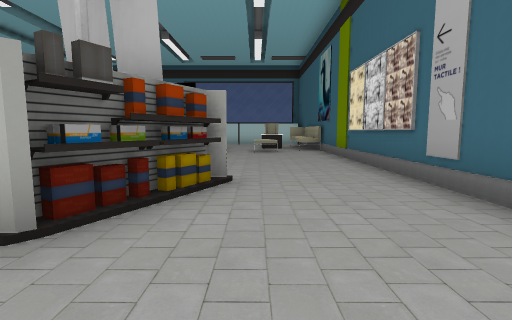
View 1 (above)

23 first-person views from a walk through a Unity game level. The camera is 1.3 m above the floor, tilts 6° down and sees 85° across. Doors are open. The floor is counted in squares, 1.84 m on a side. Each view is taken from the middle of a square. On the plan, view 1 faces up. The plan holds only what a view shows up to about 10 squares ahead; the rest is blank. The place goes on beyond the plan. The player is left out.

View 2
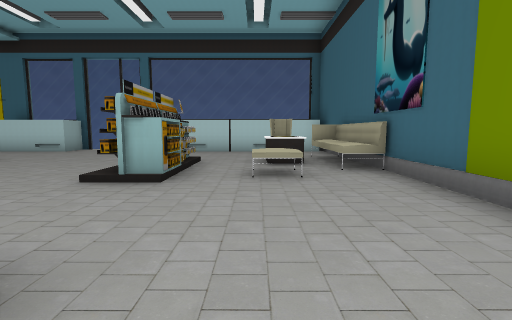

View 3
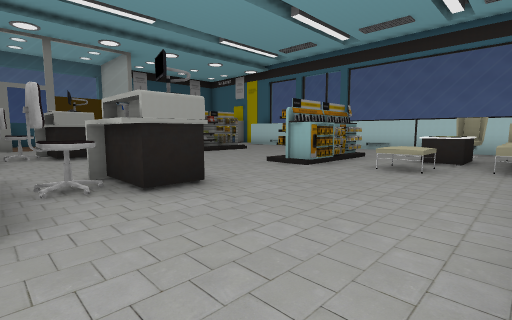

View 4
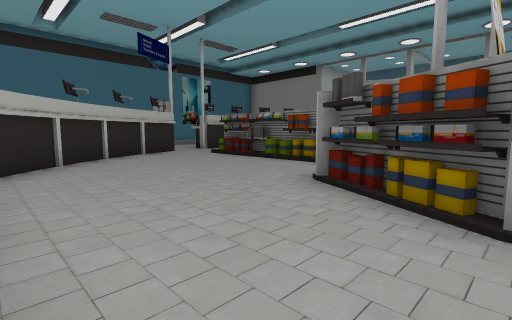

View 5
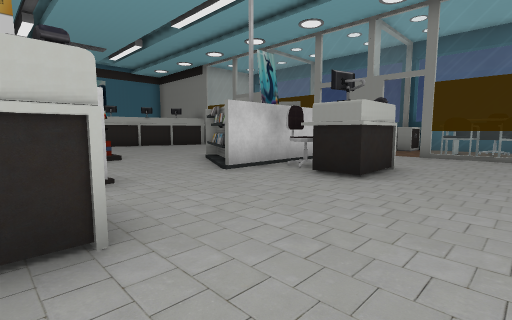

View 6
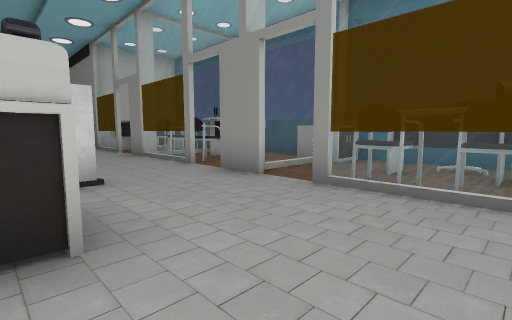

View 7
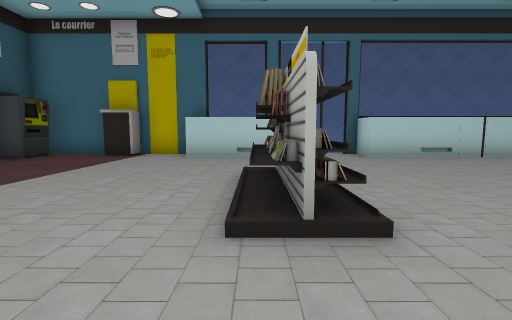

View 8
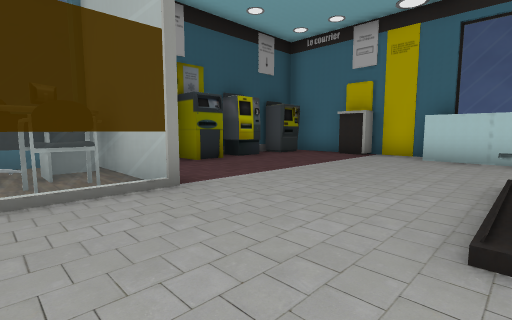

View 9
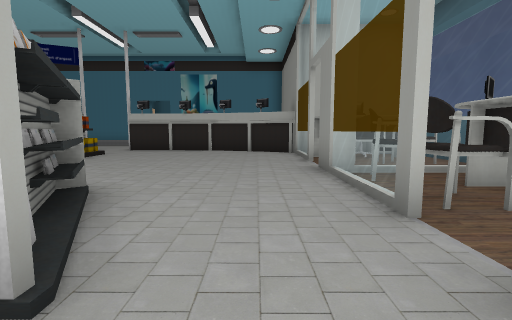

View 10
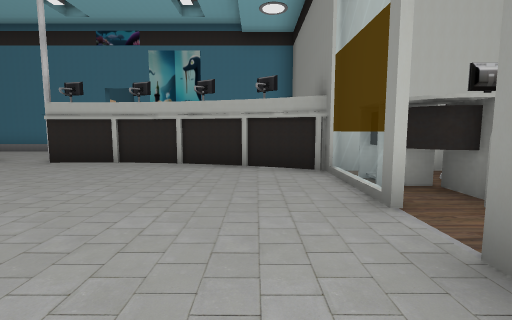

View 11
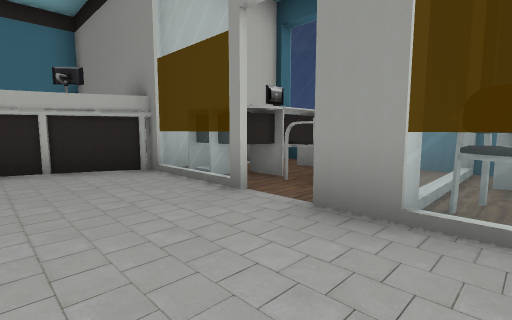

View 12
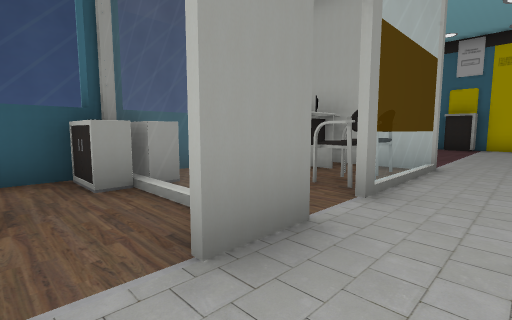

View 13
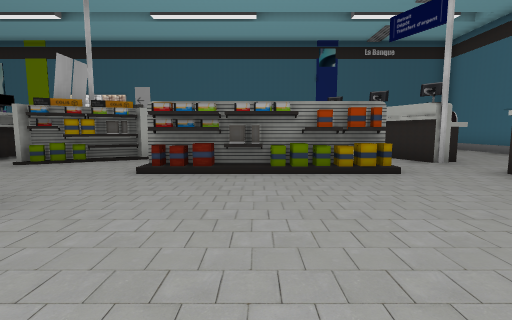

View 14
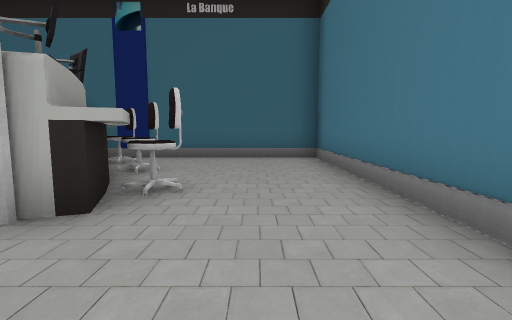

View 15
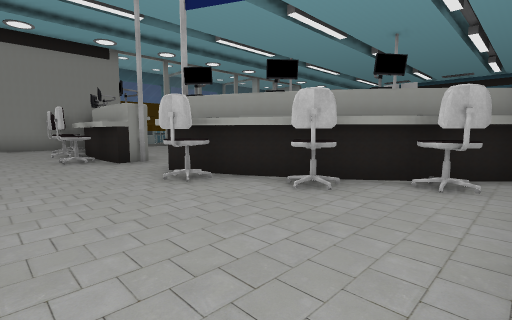

View 16
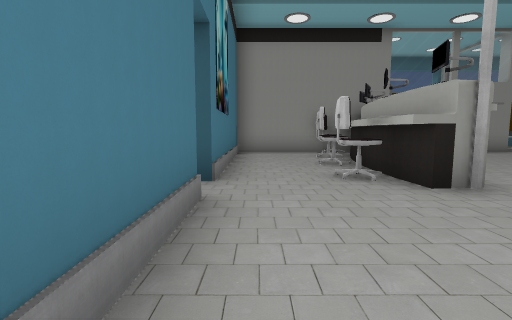

View 17
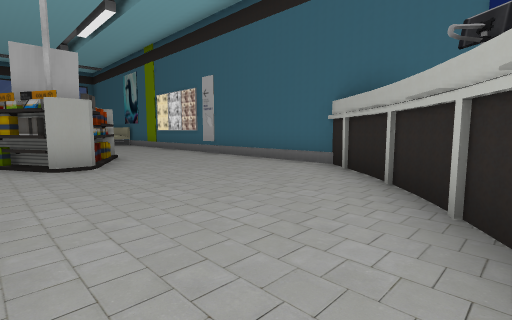

View 18
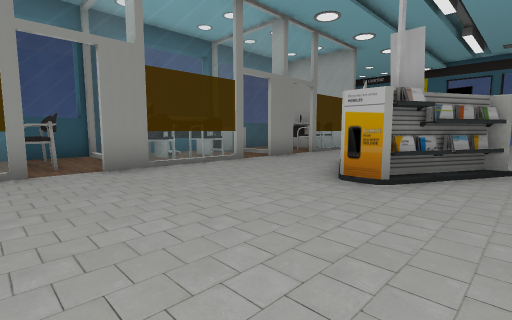

View 19
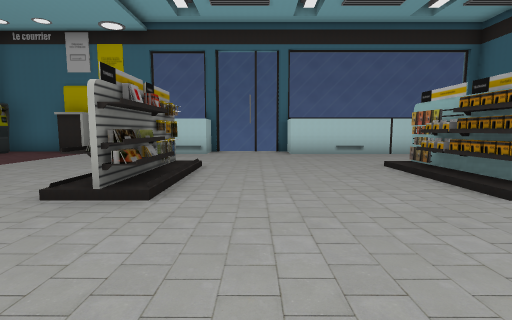

View 20
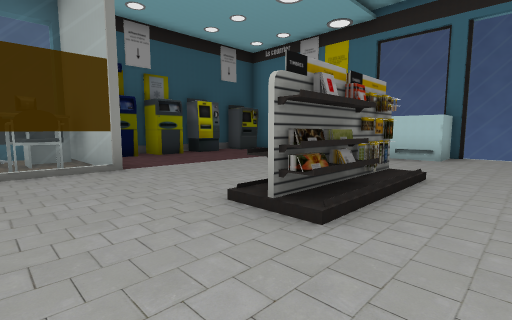

View 21
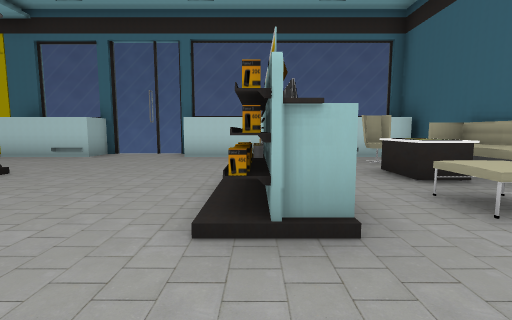

View 22
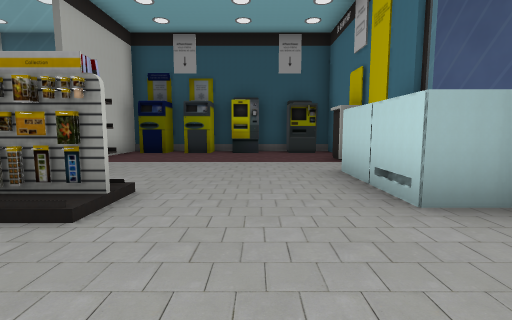

View 23
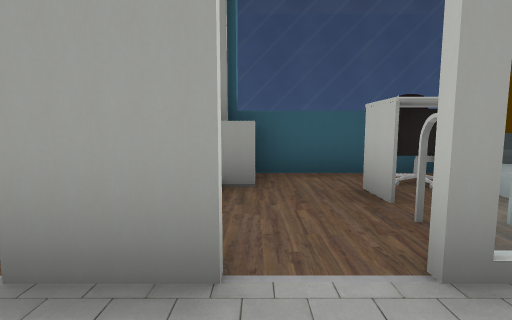

### Floor plan
Points are (right, up) in squares from view 1. A wall is a line through its corners. A room is listed if a view was taken in it or the views show most of it. See-through windows are left out.
Room 1 (views 1, 2, 3, 4, 5, 6, 7, 8, 9, 10, 11, 12, 13, 14, 15, 16, 17, 18, 19, 20, 21, 22, 23)
walls: (-10.2, 4.9) (-10.2, 3.8); (-10.9, 4.4) (-13.6, 4.4); (-10.2, 6.5) (-10.2, 5.8); (0.3, -3.2) (1.5, -2.1); (1.3, -2.2) (2.4, -1) (2.4, 9.5); (-1.5, -4.4) (0.5, -3.1); (-6, -5.2) (-5.5, -5.2); (-10.2, -3.5) (-10.2, -4); (-7.5, -5) (-5.9, -5.3); (-8.9, -4.6) (-7.4, -5.1); (-13.2, 0.2) (-13.8, 0.2); (0.6, -3.8) (0, -4.3); (1.8, -2.7) (0.8, -3.7); (0.2, -4.2) (-1.6, -5.2); (-5.3, -5.9) (-6.5, -5.9); (0.6, -4.2) (0.2, -4.5); (-13.8, 0.3) (-10.2, 0.3) (-10.2, -0.5); (-5.3, -6.2) (-6.5, -6.2); (0.4, -4.5) (-1.4, -5.4); (-13.7, 8) (-13.7, -3.5); (-12.5, -3.9) (-10.4, -3.9) (-8.8, -4.7); (-13.8, 8.8) (-12.9, 8.8); (-10.2, -6.5) (-10.2, -8.6) (-8.5, -8.6); (-6.5, 14.5) (-9, 14.5); (-5.5, -8.6) (-4.9, -8.6); (-13.7, 10.9) (-13.7, 10.1); (2.4, 12.4) (2.4, 15); (-1.6, -8.6) (2.4, -8.6) (2.4, -3); (-6.5, 15.5) (-6.5, 14.7); (-13.7, 12.4) (-13.7, 11.5); (-9, 15.5) (-13.7, 15.5) (-13.7, 15); (2.2, 14.5) (-3.9, 14.5) (-3.9, 15.5) (-4.4, 15.5); (-13.7, 14.1) (-13.7, 13)
low walls: (-6.5, 14.7) (-7.6, 14.7); (-1.6, 14.7) (-2.5, 14.7)
ways out: open door at (-10, -1); open door at (-10, 4)
objects: other object (-13, -4) to (-13, -3); desk (-13, -3) to (-11, -2); chair (-13, -1) to (-12, -1); desk (-13, 1) to (-12, 2); other object (-13, 2); other object (-13, 4); other object (-13, 5); chair (-13, 7) to (-12, 7); desk (-13, 8) to (-12, 8); other object (-13, 10); other object (-13, 11); other object (-13, 13); other object (-13, 14); other object (-12, -3); desk (-12, 6); chair (-11, -1); chair (-11, 1); chair (-11, 2); chair (-11, 7); chair (-11, 8); other object (-11, 15); other object (-10, -6); chair (-9, -6); chair (-7, -6); other object (-7, 2); other object (-7, 3); chair (-7, 4) to (-6, 5); counter (-7, 6) to (-6, 6); other object (-7, 9); other object (-7, 10); other object (-7, 11); other object (-6, 2); other object (-6, 3); other object (-6, 4); chair (-5, -6); pole (-4, -5); other object (-4, -3); other object (-4, -2); other object (-4, -1); other object (-4, 0); other object (-4, 1); pole (-3, -5); other object (-3, -1); other object (-3, 0); other object (-3, 4); chair (-2, -6); other object (-2, 2); pole (-2, 3); chair (-2, 4); counter (-2, 6) to (-1, 6); other object (-2, 9) to (-2, 10); other object (-2, 11); other object (-1, 3); other object (-1, 4); other object (-1, 10); other object (0, 10); chair (1, -5); chair (1, -4); table (1, 11) to (1, 12); other object (1, 13); other object (2, 10) to (2, 12)

Where each view was taken, in squares from view 1:
view 1: 0 up, 0 right, facing up
view 2: 5 up, 0 right, facing up
view 3: 4 up, 2 right, facing up-left
view 4: 4 up, 2 right, facing down-left
view 5: 8 up, 2 left, facing down-left
view 6: 8 up, 7 left, facing down-left
view 7: 7 up, 7 left, facing up
view 8: 7 up, 7 left, facing up-left
view 9: 5 up, 9 left, facing down
view 10: 1 up, 9 left, facing down
view 11: 1 up, 8 left, facing down-left
view 12: 3 up, 9 left, facing up-left
view 13: 1 down, 9 left, facing right
view 14: 7 down, 5 left, facing right
view 15: 8 down, 2 right, facing up-left
view 16: 8 down, 1 left, facing left
view 17: 4 down, 3 left, facing up-right
view 18: 2 down, 5 left, facing up-left
view 19: 6 up, 5 left, facing up
view 20: 7 up, 5 left, facing up-left
view 21: 7 up, 2 left, facing up
view 22: 13 up, 4 left, facing left
view 23: 5 up, 9 left, facing left
